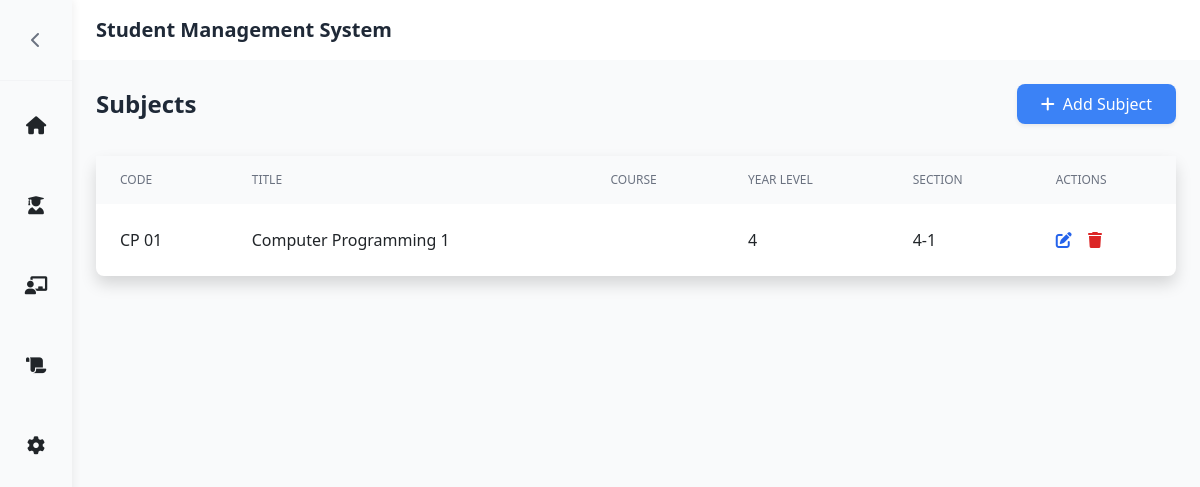
The page /subjects/ on the database as committed earlier.
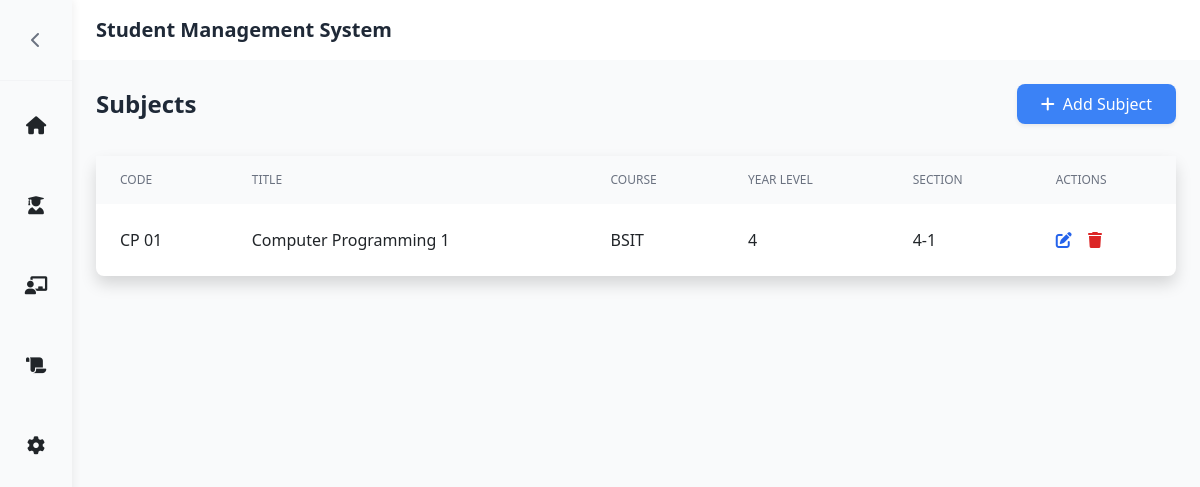
The same page on the database as committed later.
### SMSapp/models.py (models this page shows, shortened)
class Subject(models.Model):
    SEMESTER_CHOICES = [
        (1, '1st Semester'),
        (2, '2nd Semester'),
        (3, 'Summer'),
    ]
    subject_code = models.CharField(max_length=20, primary_key=True)
    subject_title = models.CharField(max_length=100)
    course = models.ForeignKey(Course, on_delete=models.CASCADE, null=True, blank=True)  # Make course optional
    school_year = models.CharField(max_length=20)
    semester = models.PositiveSmallIntegerField(choices=SEMESTER_CHOICES)
    year_level = models.PositiveSmallIntegerField()
    section = models.CharField(max_length=20)
    archive = models.BooleanField(default=False)
    class Meta:
        ordering = ['subject_code']

class Course(models.Model):
    course_abv = models.CharField(max_length=10, primary_key=True)
    course_name = models.CharField(max_length=100)

### SMSapp/views.py (the view)
# urls.py: path('subjects/', views.subjects, name='subjects'),
def subjects(request):
    subjects = Subject.objects.filter(archive=False).select_related('course')
    courses = Course.objects.all()
    context = {
        'subjects': subjects,
        'courses': courses,
    }
    return render(request, 'subjects.html', context)

### SMSapp/templates/subjects.html (shortened to what this page needs)
{% extends 'base.html' %}
{% load static %}
{% block content %}
<div class="p-4 bg-gray-50">
    <div class="flex justify-between items-center mb-6">
        <h2 class="text-2xl font-semibold text-gray-800">Subjects</h2>
        <button type="button"
                class="px-4 py-2 bg-blue-500 text-white rounded-lg hover:bg-blue-600 transition-colors duration-200 flex items-center gap-2 shadow-sm"
                onclick="openModal()">
            <i class="fas fa-plus"></i>
            <span>Add Subject</span>
        </button>
    </div>
    <div class="mt-8">
        <div class="bg-white rounded-lg shadow">
            <table class="min-w-full">
                <thead class="bg-gray-50">
                    <tr>
                        <th class="px-6 py-3 text-left text-xs font-medium text-gray-500 uppercase">Code</th>
                        <th class="px-6 py-3 text-left text-xs font-medium text-gray-500 uppercase">Title</th>
                        <th class="px-6 py-3 text-left text-xs font-medium text-gray-500 uppercase">Course</th>
                        <th class="px-6 py-3 text-left text-xs font-medium text-gray-500 uppercase">Year Level</th>
                        <th class="px-6 py-3 text-left text-xs font-medium text-gray-500 uppercase">Section</th>
                        <th class="px-6 py-3 text-left text-xs font-medium text-gray-500 uppercase">Actions</th>
                    </tr>
                </thead>
                <tbody class="divide-y divide-gray-200">
                    {% for subject in subjects %}
                    <tr data-subject-code="{{ subject.subject_code }}" class="hover:bg-gray-50 cursor-pointer" onclick="window.location.href='{% url 'subject_info' subject.subject_code %}'">
                        <td class="px-6 py-4">{{ subject.subject_code }}</td>
                        <td class="px-6 py-4">{{ subject.subject_title }}</td>
                        <td class="px-6 py-4">{{ subject.course.course_abv }}</td>
                        <td class="px-6 py-4">{{ subject.year_level }}</td>
                        <td class="px-6 py-4">{{ subject.section }}</td>
                        <td class="px-6 py-4">
                            <button onclick="event.stopPropagation(); editSubject('{{ subject.subject_code }}')" class="text-blue-600 hover:text-blue-900 mr-3">
                                <i class="fas fa-edit"></i>
                            </button>
                            <button onclick="event.stopPropagation(); deleteSubject('{{ subject.subject_code }}')" class="text-red-600 hover:text-red-900">
                                <i class="fas fa-trash"></i>
                            </button>
                        </td>
                    </tr>
                    {% endfor %}
                </tbody>
            </table>
        </div>
    </div>
</div>
{% endblock %}

Rows that differ between the two databases and show on the page:
changed Subject "CP 01": course.course_abv (not shown) → "BSIT"
